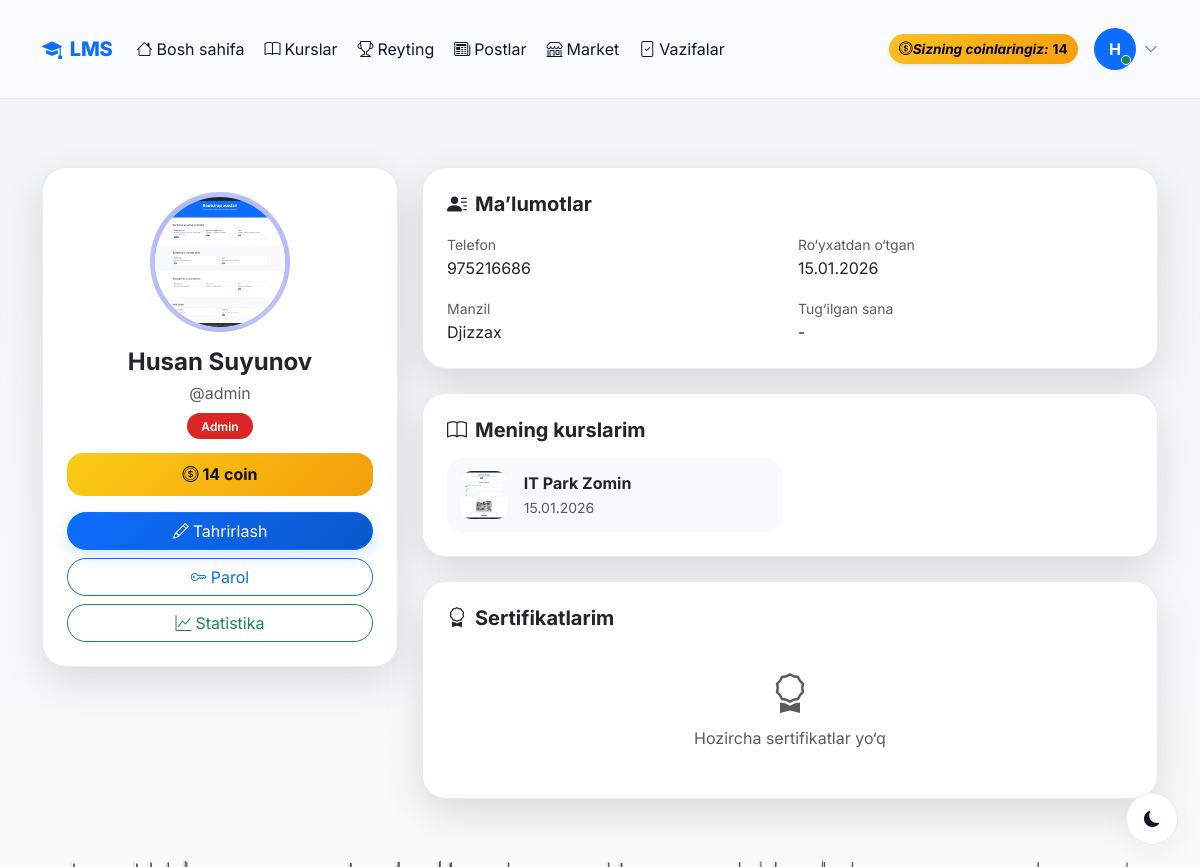
The app's page /profile/ (signed in), older data.
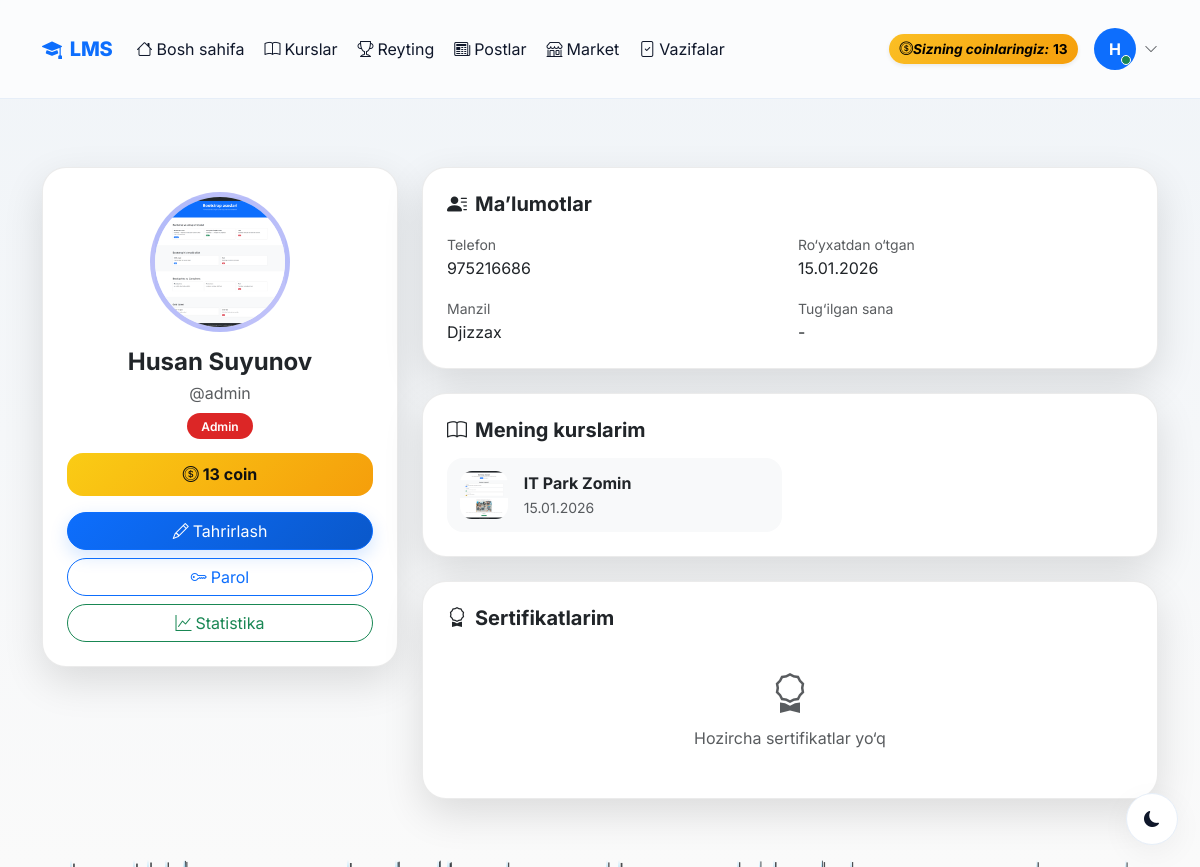
The same page, newer data.
### accounts/models.py (models this page shows, shortened)
class CustomUser(AbstractUser):
    ROLE_CHOICES = (
        ('admin', 'Admin'),
        ('teacher', 'O\'qituvchi'),
        ('student', 'O\'quvchi'),
    )
    first_name = models.CharField(max_length=100, verbose_name="Ism")
    last_name = models.CharField(max_length=100, verbose_name="Familiya")
    phone = models.CharField(max_length=20, unique=True, verbose_name="Telefon raqam")
    role = models.CharField(max_length=20, choices=ROLE_CHOICES, default='student', verbose_name="Rol")
    photo = models.ImageField(upload_to='profiles/', blank=True, null=True, verbose_name="Profil rasmi")
    profession = models.ForeignKey(Profession, on_delete=models.SET_NULL, null=True, blank=True, related_name='students', verbose_name="Yo'nalish")
    is_blocked = models.BooleanField(default=False, verbose_name="Bloklangan")
    last_activity = models.DateTimeField(null=True, blank=True, verbose_name="Oxirgi faollik")
    bio = models.TextField(blank=True, null=True, verbose_name="O'zi haqida")
    coins = models.IntegerField(default=0, verbose_name="Coinlar")
    total_online_time = models.IntegerField(default=0, verbose_name="Jami online vaqt (daqiqa)")
    address = models.CharField(max_length=300, blank=True, null=True, verbose_name="Yashash manzili")
    birth_date = models.DateField(null=True, blank=True, verbose_name="Tug'ilgan kuni")
    id_card = models.FileField(upload_to='documents/id_cards/', blank=True, null=True, verbose_name="ID karta/Pasport")
    birth_certificate = models.FileField(upload_to='documents/birth_certificates/', blank=True, null=True, verbose_name="Tug'ilganlik haqida guvohnoma")
    @property
    def is_admin(self):
        return self.role == 'admin'
    @property
    def is_teacher(self):
        return self.role == 'teacher'
    @property
    def full_name(self):
        return f"{self.first_name} {self.last_name}"
    class Meta:
        verbose_name = "Foydalanuvchi"
        verbose_name_plural = "Foydalanuvchilar"

### accounts/views.py (the view)
# urls.py: path('profile/', views.profile_view, name='profile'),
@login_required
def profile_view(request):
    certificates = Certificate.objects.filter(student=request.user)
    enrollments = request.user.enrollments.all()
    return render(request, 'accounts/profile.html', {
        'certificates': certificates,
        'enrollments': enrollments,
    })

### accounts/management/commands/check_birthdays.py (called while the page is built, shortened)
    def handle(self, *args, **kwargs):
        today = timezone.now().date()
        users = CustomUser.objects.filter(birth_date__day=today.day, birth_date__month=today.month)
        if not users.exists():
            self.stdout.write(self.style.SUCCESS('No birthdays today.'))
            return

### accounts/templates/accounts/profile.html (shortened to what this page needs)
{% extends 'accounts/base.html' %}
{% block content %}
<div class="container py-5 profile-wrap">
<div class="row g-4">
<div class="col-lg-4">
<div class="p-card p-4 text-center">
    {% if user.photo %}
        <img src="{{ user.photo.url }}" class="avatar mb-3">
    {% else %}
        <div class="avatar-fallback mb-3">{{ user.get_initials }}</div>
    {% endif %}
    <h4 class="fw-bold mb-1">{{ user.full_name }}</h4>
    <p class="text-muted mb-2">@{{ user.username }}</p>
    <span class="role-pill
        {% if user.role == 'admin' %}role-admin
        {% elif user.role == 'teacher' %}role-teacher
        {% else %}role-student{% endif %}">
        {% if user.role == 'admin' %}Admin
        {% elif user.role == 'teacher' %}O‘qituvchi
        {% else %}O‘quvchi{% endif %}
    </span>
    <div class="coin-box my-3">
        <i class="bi bi-coin me-1"></i>{{ user.coins }} coin
    </div>
    <div class="d-grid gap-2 mt-3">
        <a href="{% url 'profile_edit' %}" class="btn btn-primary rounded-pill">
            <i class="bi bi-pencil me-1"></i>Tahrirlash
        </a>
        <a href="{% url 'change_password' %}" class="btn btn-outline-primary rounded-pill">
            <i class="bi bi-key me-1"></i>Parol
        </a>
        <a href="{% url 'my_statistics' %}" class="btn btn-outline-success rounded-pill">
            <i class="bi bi-graph-up me-1"></i>Statistika
        </a>
    </div>
</div>
</div>
<div class="col-lg-8 d-flex flex-column gap-4">
<div class="p-card p-4">
<h5 class="fw-bold mb-3">
    <i class="bi bi-person-lines-fill me-2"></i>Ma’lumotlar
</h5>
<div class="row g-3">
<div class="col-md-6">
    <small class="text-muted">Telefon</small>
    <div>{{ user.phone }}</div>
</div>
<div class="col-md-6">
    <small class="text-muted">Ro‘yxatdan o‘tgan</small>
    <div>{{ user.date_joined|date:"d.m.Y" }}</div>
</div>
<div class="col-md-6">
    <small class="text-muted">Manzil</small>
    <div>{% if user.address %}{{ user.address }}{% else %}-{% endif %}</div>
</div>
<div class="col-md-6">
    <small class="text-muted">Tug‘ilgan sana</small>
    <div>{% if user.birth_date %}{{ user.birth_date|date:"d.m.Y" }}{% else %}-{% endif %}</div>
</div>
</div>
</div>
{% if enrollments %}
<div class="p-card p-4">
<h5 class="fw-bold mb-3">
    <i class="bi bi-book me-2"></i>Mening kurslarim
</h5>
<div class="row g-3">
{% for enrollment in enrollments %}
<div class="col-md-6">
<a href="{% url 'profession_detail' enrollment.profession.pk %}" class="text-decoration-none text-body">
<div class="mini-item d-flex align-items-center gap-3">
    <img src="{{ enrollment.profession.photo.url }}"
         style="width:48px;height:48px;border-radius:12px;object-fit:cover">
    <div>
        <b>{{ enrollment.profession.name }}</b><br>
        <small class="text-muted">{{ enrollment.enrolled_at|date:"d.m.Y" }}</small>
    </div>
</div>
</a>
</div>
{% endfor %}
</div>
</div>
{% endif %}
<div class="p-card p-4">
<h5 class="fw-bold mb-3">
    <i class="bi bi-award me-2"></i>Sertifikatlarim
</h5>
{% if certificates %}
<div class="row g-3">
{% for cert in certificates %}
<div class="col-md-6">
<div class="mini-item">
    <div class="d-flex align-items-center gap-3 mb-2">
        <div class="bg-success text-white rounded-3 p-2">
            <i class="bi bi-award fs-5"></i>
        </div>
        <div>
            <b>{{ cert.profession.name }}</b><br>
            <small class="text-muted">Berilgan: {{ cert.issued_at|date:"d.m.Y" }}</small>
        </div>
    </div>
    <div class="d-flex justify-content-between align-items-center small text-muted">
        <span><i class="bi bi-person me-1"></i>{{ cert.issued_by.full_name }}</span>
        <a href="{{ cert.file.url }}" target="_blank" download
           class="btn btn-sm btn-success rounded-pill">
            <i class="bi bi-file-pdf me-1"></i>Yuklab olish
        </a>
    </div>
</div>
</div>
{% endfor %}
</div>
{% else %}
<div class="text-center py-4 text-muted">
    <i class="bi bi-award display-6"></i>
    <p class="mt-2 mb-0">Hozircha sertifikatlar yo‘q</p>
</div>
{% endif %}
</div>
</div>
</div>
</div>
{% endblock %}

### accounts/templates/accounts/base.html (shortened to what the changed rows need)
<!DOCTYPE html>
<html lang="uz" data-bs-theme="light">
<head>
    {% load static %}
    <link rel="stylesheet" href="{% static 'effects/weather_effect.css' %}">
    <link rel="stylesheet" href="{% static 'css/base.css' %}">
    <link href="https://cdn.jsdelivr.net/npm/bootstrap@5.3.2/dist/css/bootstrap.min.css" rel="stylesheet">
    <link href="https://cdn.jsdelivr.net/npm/bootstrap-icons@1.11.1/font/bootstrap-icons.css" rel="stylesheet">
</head>
<body>
    {% if user.is_authenticated %}
    <nav class="navbar navbar-expand-lg sticky-top">
        <div class="container main-container">
            <a class="navbar-brand d-flex align-items-center gap-2" href="{% url 'home' %}">
                <i class="bi bi-mortarboard-fill"></i>
                <span>LMS</span>
            </a>
            <div class="collapse navbar-collapse" id="navbarNav">
                <ul class="navbar-nav me-auto mb-2 mb-lg-0 align-items-lg-center gap-lg-1">
                    <li class="nav-item">
                        <a class="nav-link {% if request.resolver_match.url_name == 'home' %}active{% endif %}"
                            href="{% url 'home' %}">
                            <i class="bi bi-house me-1"></i>Bosh sahifa
                        </a>
                    </li>
                    <li class="nav-item">
                        <a class="nav-link {% if request.resolver_match.url_name and 'profession' in request.resolver_match.url_name %}active{% endif %}"
                            href="{% url 'professions' %}">
                            <i class="bi bi-book me-1"></i>Kurslar
                        </a>
                    </li>
                    <li class="nav-item">
                        <a class="nav-link {% if request.resolver_match.url_name == 'leaderboard' %}active{% endif %}"
                            href="{% url 'leaderboard' %}">
                            <i class="bi bi-trophy me-1"></i>Reyting
                        </a>
                    </li>
                    <li class="nav-item">
                        <a class="nav-link {% if request.resolver_match.app_names and 'blog' in request.resolver_match.app_names %}active{% endif %}"
                            href="{% url 'blog:post_list' %}">
                            <i class="bi bi-newspaper me-1"></i>Postlar
                        </a>
                    </li>
                    <li class="nav-item">
                        <a class="nav-link {% if 'market' in request.resolver_match.url_name %}active{% endif %}"
                            href="{% url 'market_list' %}">
                            <i class="bi bi-shop me-1"></i>Market
                        </a>
                    </li>
                    {% if user.is_teacher or user.is_admin %}
                    <li class="nav-item">
                        <a class="nav-link {% if request.resolver_match.url_name == 'homework_submissions' %}active{% endif %}"
                            href="{% url 'homework_submissions' %}">
                            <i class="bi bi-file-check me-1"></i>Vazifalar
                        </a>
                    </li>
                    {% endif %}
                </ul>
                <div class="d-flex align-items-center gap-3">
                    <div class="coin-badge d-flex align-items-center gap-1 shadow-sm" title="Sizning coinlaringiz">
                        <i class="bi bi-coin">Sizning coinlaringiz: </i>
                        {{ user.coins|default:0 }}
                    </div>
                    <div class="dropdown">
                        <a class="d-flex align-items-center gap-2 text-decoration-none" data-bs-toggle="dropdown"
                            aria-expanded="false" role="button">
                            <div class="position-relative">
                                {% if user.profile.image and user.profile.image.url %}
                                <img src="{{ user.profile.image.url }}" class="rounded-circle shadow-sm"
                                    style="width:42px;height:42px;object-fit:cover"
                                    alt="{{ user.get_full_name|default:user.username }}">
                                {% elif user.avatar_url %}
                                <img src="{{ user.avatar_url }}" class="rounded-circle shadow-sm"
                                    style="width:42px;height:42px;object-fit:cover"
                                    alt="{{ user.get_full_name|default:user.username }}">
                                {% else %}
                                <div class="rounded-circle bg-primary text-white d-flex align-items-center justify-content-center fw-bold"
                                    style="width:42px;height:42px;">
                                    {{ user.get_full_name|default:user.username|slice:":1"|upper }}
                                </div>
                                {% endif %}
                                <span
                                    class="position-absolute bottom-0 end-0 translate-middle p-1 bg-success border border-white rounded-circle"></span>
                            </div>
                            <i class="bi bi-chevron-down small text-muted"></i>
                        </a>
                    </div>
                </div>
            </div>
        </div>
    </nav>
    {% endif %}
    <main class="main-container">
        {% block content %}{% endblock %}
    </main>
</body>
</html>

Row changes from the older to the newer data that the page shows:
changed CustomUser "Husan Suyunov": coins "14" → "13"
